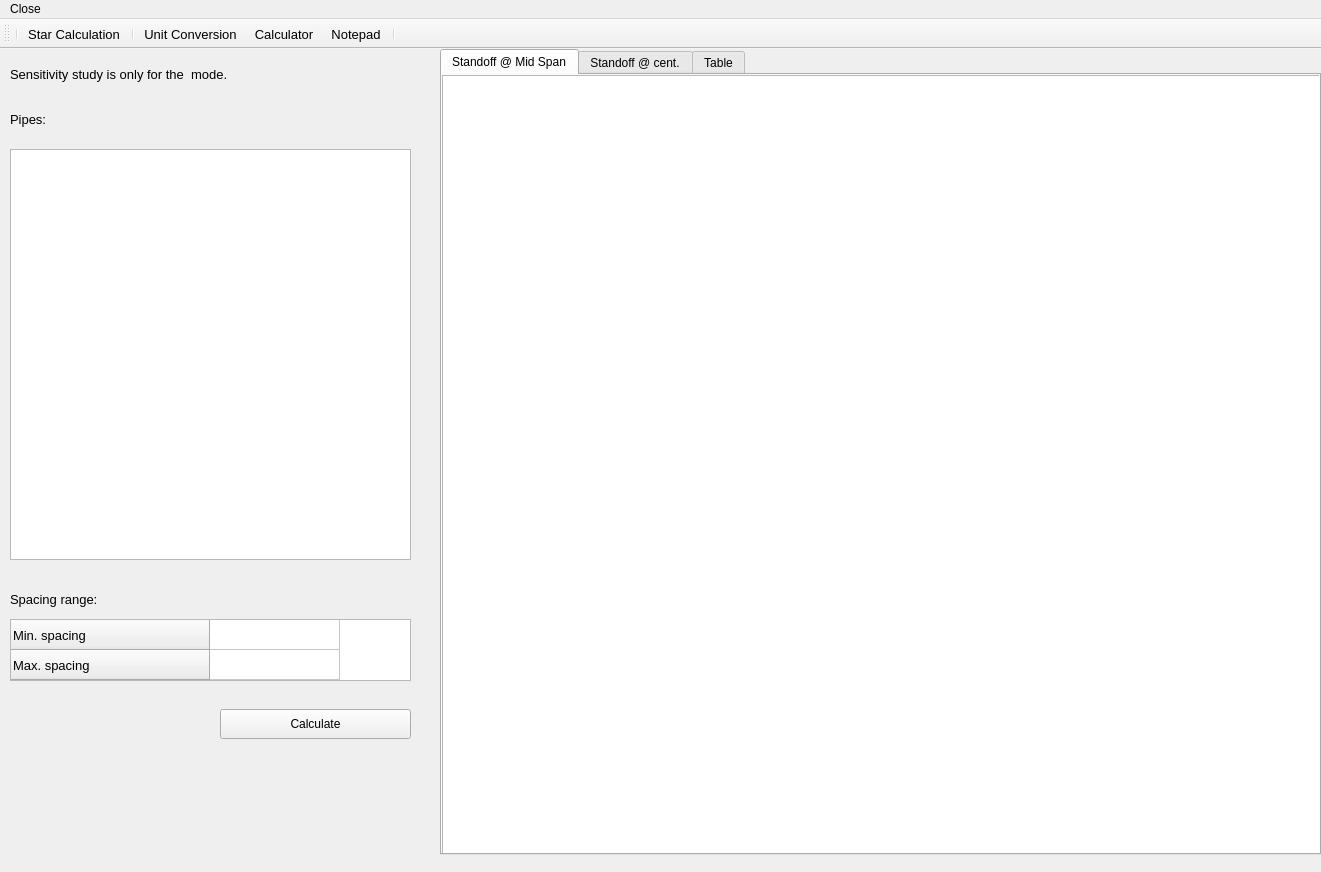
<?xml version="1.0" encoding="UTF-8"?>
<ui version="4.0">
 <class>OutputWindow</class>
 <widget class="QMainWindow" name="OutputWindow">
  <property name="geometry">
   <rect>
    <x>0</x>
    <y>0</y>
    <width>1321</width>
    <height>872</height>
   </rect>
  </property>
  <property name="font">
   <font>
    <pointsize>9</pointsize>
   </font>
  </property>
  <property name="windowTitle">
   <string>Central Software - Centralizer Spacing Sensitivity Analysis</string>
  </property>
  <widget class="QWidget" name="centralwidget">
   <widget class="QLabel" name="label">
    <property name="geometry">
     <rect>
      <x>10</x>
      <y>10</y>
      <width>421</width>
      <height>31</height>
     </rect>
    </property>
    <property name="font">
     <font>
      <pointsize>10</pointsize>
     </font>
    </property>
    <property name="text">
     <string>Sensitivity study is only for the &lt;Specify spacing&gt; mode.</string>
    </property>
   </widget>
   <widget class="QLabel" name="label_2">
    <property name="geometry">
     <rect>
      <x>10</x>
      <y>40</y>
      <width>53</width>
      <height>16</height>
     </rect>
    </property>
    <property name="text">
     <string/>
    </property>
   </widget>
   <widget class="QLabel" name="label_3">
    <property name="geometry">
     <rect>
      <x>10</x>
      <y>60</y>
      <width>91</width>
      <height>21</height>
     </rect>
    </property>
    <property name="font">
     <font>
      <pointsize>10</pointsize>
     </font>
    </property>
    <property name="text">
     <string>Pipes:</string>
    </property>
   </widget>
   <widget class="QTableWidget" name="owSpacingSensitivityPipes_tableWidget">
    <property name="geometry">
     <rect>
      <x>10</x>
      <y>100</y>
      <width>401</width>
      <height>411</height>
     </rect>
    </property>
   </widget>
   <widget class="QLabel" name="label_4">
    <property name="geometry">
     <rect>
      <x>10</x>
      <y>540</y>
      <width>111</width>
      <height>20</height>
     </rect>
    </property>
    <property name="font">
     <font>
      <pointsize>10</pointsize>
     </font>
    </property>
    <property name="text">
     <string>Spacing range:</string>
    </property>
   </widget>
   <widget class="QPushButton" name="owSpacingSensitivityCalculate_pushButton">
    <property name="geometry">
     <rect>
      <x>220</x>
      <y>660</y>
      <width>191</width>
      <height>30</height>
     </rect>
    </property>
    <property name="text">
     <string>Calculate</string>
    </property>
   </widget>
   <widget class="QTableWidget" name="owSpacingSensitivityMinMaxSpacing_tableWidget">
    <property name="geometry">
     <rect>
      <x>10</x>
      <y>570</y>
      <width>401</width>
      <height>62</height>
     </rect>
    </property>
    <property name="font">
     <font>
      <pointsize>10</pointsize>
     </font>
    </property>
    <property name="autoFillBackground">
     <bool>false</bool>
    </property>
    <property name="frameShadow">
     <enum>QFrame::Sunken</enum>
    </property>
    <property name="sortingEnabled">
     <bool>false</bool>
    </property>
    <property name="columnCount">
     <number>1</number>
    </property>
    <attribute name="horizontalHeaderVisible">
     <bool>false</bool>
    </attribute>
    <attribute name="horizontalHeaderCascadingSectionResizes">
     <bool>false</bool>
    </attribute>
    <attribute name="horizontalHeaderDefaultSectionSize">
     <number>130</number>
    </attribute>
    <attribute name="horizontalHeaderHighlightSections">
     <bool>true</bool>
    </attribute>
    <attribute name="horizontalHeaderMinimumSectionSize">
     <number>55</number>
    </attribute>
    <attribute name="horizontalHeaderShowSortIndicator" stdset="0">
     <bool>false</bool>
    </attribute>
    <attribute name="horizontalHeaderStretchLastSection">
     <bool>false</bool>
    </attribute>
    <attribute name="verticalHeaderDefaultSectionSize">
     <number>30</number>
    </attribute>
    <attribute name="verticalHeaderMinimumSectionSize">
     <number>28</number>
    </attribute>
    <attribute name="verticalHeaderShowSortIndicator" stdset="0">
     <bool>false</bool>
    </attribute>
    <row>
     <property name="text">
      <string>Min. spacing                                </string>
     </property>
    </row>
    <row>
     <property name="text">
      <string>Max. spacing                               </string>
     </property>
    </row>
    <column/>
   </widget>
   <widget class="QTabWidget" name="tabWidget">
    <property name="geometry">
     <rect>
      <x>440</x>
      <y>0</y>
      <width>881</width>
      <height>806</height>
     </rect>
    </property>
    <property name="currentIndex">
     <number>0</number>
    </property>
    <widget class="QWidget" name="tab">
     <attribute name="title">
      <string>Standoff @ Mid Span</string>
     </attribute>
     <widget class="MatplotlibWidget" name="owSpacingSensitivityStandoffMidSpan_graphicsView">
      <property name="geometry">
       <rect>
        <x>0</x>
        <y>0</y>
        <width>891</width>
        <height>781</height>
       </rect>
      </property>
     </widget>
    </widget>
    <widget class="QWidget" name="tab_2">
     <attribute name="title">
      <string>Standoff @ cent.</string>
     </attribute>
     <widget class="MatplotlibWidget" name="owSpacingSensitivityStandoffCentr_graphicsView">
      <property name="geometry">
       <rect>
        <x>0</x>
        <y>0</y>
        <width>891</width>
        <height>779</height>
       </rect>
      </property>
     </widget>
    </widget>
    <widget class="QWidget" name="tab_3">
     <attribute name="title">
      <string>Table</string>
     </attribute>
     <widget class="QTableWidget" name="owSpacingSensitivityStandoff_tableWidget">
      <property name="geometry">
       <rect>
        <x>0</x>
        <y>40</y>
        <width>881</width>
        <height>735</height>
       </rect>
      </property>
     </widget>
    </widget>
   </widget>
  </widget>
  <widget class="QToolBar" name="iw_toolBar">
   <property name="font">
    <font>
     <pointsize>10</pointsize>
    </font>
   </property>
   <property name="windowTitle">
    <string>toolBar</string>
   </property>
   <property name="iconSize">
    <size>
     <width>30</width>
     <height>30</height>
    </size>
   </property>
   <attribute name="toolBarArea">
    <enum>TopToolBarArea</enum>
   </attribute>
   <attribute name="toolBarBreak">
    <bool>false</bool>
   </attribute>
   <addaction name="separator"/>
   <addaction name="actionStar_Calculation"/>
   <addaction name="separator"/>
   <addaction name="actionUnit_Conversion"/>
   <addaction name="actionCalculator"/>
   <addaction name="actionNotepad"/>
   <addaction name="separator"/>
  </widget>
  <widget class="QMenuBar" name="menubar">
   <property name="geometry">
    <rect>
     <x>0</x>
     <y>0</y>
     <width>1321</width>
     <height>26</height>
    </rect>
   </property>
   <widget class="QMenu" name="menuClose">
    <property name="title">
     <string>Close</string>
    </property>
   </widget>
   <addaction name="menuClose"/>
  </widget>
  <action name="actionNew">
   <property name="icon">
    <iconset>
     <normaloff>iconos/document-new.png</normaloff>iconos/document-new.png</iconset>
   </property>
   <property name="text">
    <string>New</string>
   </property>
   <property name="shortcut">
    <string>Ctrl+N</string>
   </property>
  </action>
  <action name="actionOpen">
   <property name="icon">
    <iconset>
     <normaloff>iconos/document-open.png</normaloff>iconos/document-open.png</iconset>
   </property>
   <property name="text">
    <string>Open...</string>
   </property>
   <property name="shortcut">
    <string>Ctrl+O</string>
   </property>
  </action>
  <action name="actionSave">
   <property name="icon">
    <iconset>
     <normaloff>iconos/document-save.png</normaloff>iconos/document-save.png</iconset>
   </property>
   <property name="text">
    <string>Save</string>
   </property>
   <property name="shortcut">
    <string>Ctrl+S</string>
   </property>
  </action>
  <action name="actionSave_As">
   <property name="text">
    <string>Save As...</string>
   </property>
  </action>
  <action name="actionPrint">
   <property name="text">
    <string>Print Preview...</string>
   </property>
  </action>
  <action name="actionPrint_2">
   <property name="icon">
    <iconset>
     <normaloff>iconos/document-print.png</normaloff>iconos/document-print.png</iconset>
   </property>
   <property name="text">
    <string>Print..</string>
   </property>
   <property name="shortcut">
    <string>Ctrl+P</string>
   </property>
  </action>
  <action name="actionExit">
   <property name="text">
    <string>Exit</string>
   </property>
  </action>
  <action name="actionCopy_Selection">
   <property name="text">
    <string>Copy Selection</string>
   </property>
  </action>
  <action name="actionPaste">
   <property name="text">
    <string>Paste</string>
   </property>
  </action>
  <action name="actionOne_Span_Analysis">
   <property name="icon">
    <iconset>
     <normaloff>iconos/games-solve.png</normaloff>iconos/games-solve.png</iconset>
   </property>
   <property name="text">
    <string>One Span Analysis...</string>
   </property>
  </action>
  <action name="actionUnit_Setting">
   <property name="text">
    <string>Unit Setting...</string>
   </property>
  </action>
  <action name="actionUnit_Conversion">
   <property name="icon">
    <iconset>
     <normaloff>iconos/measure.png</normaloff>iconos/measure.png</iconset>
   </property>
   <property name="text">
    <string>Unit Conversion...</string>
   </property>
  </action>
  <action name="actionCalculator">
   <property name="icon">
    <iconset>
     <normaloff>iconos/accessories-calculator.png</normaloff>iconos/accessories-calculator.png</iconset>
   </property>
   <property name="text">
    <string>Calculator...</string>
   </property>
  </action>
  <action name="actionNotepad">
   <property name="icon">
    <iconset>
     <normaloff>iconos/story-editor.png</normaloff>iconos/story-editor.png</iconset>
   </property>
   <property name="text">
    <string>Notepad...</string>
   </property>
  </action>
  <action name="actionAbout">
   <property name="icon">
    <iconset>
     <normaloff>iconos/system-help.png</normaloff>iconos/system-help.png</iconset>
   </property>
   <property name="text">
    <string>About...</string>
   </property>
  </action>
  <action name="actionAbbreviation">
   <property name="text">
    <string>Abbreviation...</string>
   </property>
  </action>
  <action name="actionDisclaimer">
   <property name="text">
    <string>Disclaimer...</string>
   </property>
  </action>
  <action name="actionStar_Calculation">
   <property name="icon">
    <iconset>
     <normaloff>iconos/arrow-left.png</normaloff>iconos/arrow-left.png</iconset>
   </property>
   <property name="text">
    <string>Star Calculation</string>
   </property>
   <property name="shortcut">
    <string>F5</string>
   </property>
  </action>
  <action name="actionReturn_to_Input_Window">
   <property name="text">
    <string>Return to Input Window</string>
   </property>
  </action>
  <action name="actionPrint_All">
   <property name="icon">
    <iconset>
     <normaloff>iconos/document-print.png</normaloff>iconos/document-print.png</iconset>
   </property>
   <property name="text">
    <string>Print Report ...</string>
   </property>
  </action>
  <action name="actionPrint_Summary_Only">
   <property name="text">
    <string>Print Summary Only ...</string>
   </property>
  </action>
  <action name="actionGenerate_Report">
   <property name="text">
    <string>Generate Report ...</string>
   </property>
  </action>
  <action name="actionStandoff_Profile">
   <property name="text">
    <string>Standoff Profile ...</string>
   </property>
  </action>
  <action name="action3D_Wellpath">
   <property name="text">
    <string>3D Parameter Visualization ...</string>
   </property>
  </action>
  <action name="actionCentralizer">
   <property name="text">
    <string>Centralizer Spacing Sensitivity Analysis ...</string>
   </property>
  </action>
  <action name="actionGraph_Settings">
   <property name="text">
    <string>Graph Settings ...</string>
   </property>
  </action>
 </widget>
 <customwidgets>
  <customwidget>
   <class>MatplotlibWidget</class>
   <extends>QGraphicsView</extends>
   <header location="global">matplotlibwidget</header>
  </customwidget>
 </customwidgets>
 <resources/>
 <connections>
  <connection>
   <sender>actionExit</sender>
   <signal>triggered()</signal>
   <receiver>OutputWindow</receiver>
   <slot>close()</slot>
   <hints>
    <hint type="sourcelabel">
     <x>-1</x>
     <y>-1</y>
    </hint>
    <hint type="destinationlabel">
     <x>748</x>
     <y>498</y>
    </hint>
   </hints>
  </connection>
 </connections>
</ui>
